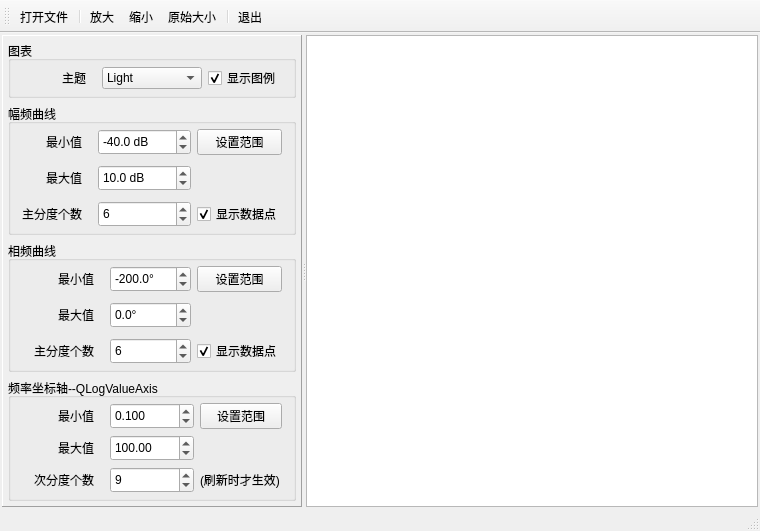
<?xml version="1.0" encoding="UTF-8"?>
<ui version="4.0">
 <class>MainWindow</class>
 <widget class="QMainWindow" name="MainWindow">
  <property name="geometry">
   <rect>
    <x>0</x>
    <y>0</y>
    <width>760</width>
    <height>477</height>
   </rect>
  </property>
  <property name="font">
   <font>
    <pointsize>10</pointsize>
   </font>
  </property>
  <property name="windowTitle">
   <string>对数坐标轴与多坐标轴</string>
  </property>
  <property name="styleSheet">
   <string notr="true">QSpinBox, QDoubleSpinBox{
	max-width:100px;
	min-height:20px;
}</string>
  </property>
  <widget class="QWidget" name="centralWidget">
   <layout class="QVBoxLayout" name="verticalLayout_3">
    <property name="leftMargin">
     <number>2</number>
    </property>
    <property name="topMargin">
     <number>2</number>
    </property>
    <property name="rightMargin">
     <number>2</number>
    </property>
    <property name="bottomMargin">
     <number>2</number>
    </property>
    <item>
     <widget class="QSplitter" name="splitter">
      <property name="orientation">
       <enum>Qt::Horizontal</enum>
      </property>
      <widget class="QFrame" name="frameSetup">
       <property name="enabled">
        <bool>true</bool>
       </property>
       <property name="maximumSize">
        <size>
         <width>300</width>
         <height>16777215</height>
        </size>
       </property>
       <property name="frameShape">
        <enum>QFrame::Panel</enum>
       </property>
       <property name="frameShadow">
        <enum>QFrame::Raised</enum>
       </property>
       <layout class="QVBoxLayout" name="verticalLayout_2">
        <property name="leftMargin">
         <number>5</number>
        </property>
        <property name="topMargin">
         <number>5</number>
        </property>
        <property name="rightMargin">
         <number>5</number>
        </property>
        <property name="bottomMargin">
         <number>5</number>
        </property>
        <item>
         <widget class="QGroupBox" name="groupBox">
          <property name="title">
           <string>图表</string>
          </property>
          <layout class="QHBoxLayout" name="horizontalLayout">
           <property name="topMargin">
            <number>5</number>
           </property>
           <property name="bottomMargin">
            <number>5</number>
           </property>
           <item>
            <widget class="QLabel" name="label_2">
             <property name="text">
              <string>主题</string>
             </property>
             <property name="alignment">
              <set>Qt::AlignRight|Qt::AlignTrailing|Qt::AlignVCenter</set>
             </property>
             <property name="margin">
              <number>0</number>
             </property>
             <property name="indent">
              <number>10</number>
             </property>
            </widget>
           </item>
           <item>
            <widget class="QComboBox" name="comboTheme">
             <property name="maximumSize">
              <size>
               <width>100</width>
               <height>16777215</height>
              </size>
             </property>
             <property name="toolTip">
              <string>设置图表主题</string>
             </property>
             <item>
              <property name="text">
               <string>Light</string>
              </property>
             </item>
             <item>
              <property name="text">
               <string>BlueCerulean</string>
              </property>
             </item>
             <item>
              <property name="text">
               <string>Dark</string>
              </property>
             </item>
             <item>
              <property name="text">
               <string>BrownSand</string>
              </property>
             </item>
             <item>
              <property name="text">
               <string>BlueNcs</string>
              </property>
             </item>
             <item>
              <property name="text">
               <string>HighContrast</string>
              </property>
             </item>
             <item>
              <property name="text">
               <string>BlueIcy</string>
              </property>
             </item>
             <item>
              <property name="text">
               <string>Qt</string>
              </property>
             </item>
            </widget>
           </item>
           <item>
            <widget class="QCheckBox" name="chkBox_Legend">
             <property name="text">
              <string>显示图例</string>
             </property>
             <property name="checked">
              <bool>true</bool>
             </property>
            </widget>
           </item>
          </layout>
         </widget>
        </item>
        <item>
         <widget class="QGroupBox" name="groupBox_3">
          <property name="title">
           <string>幅频曲线</string>
          </property>
          <layout class="QGridLayout" name="gridLayout_3">
           <property name="topMargin">
            <number>5</number>
           </property>
           <property name="bottomMargin">
            <number>5</number>
           </property>
           <property name="verticalSpacing">
            <number>10</number>
           </property>
           <item row="0" column="0">
            <widget class="QLabel" name="label_5">
             <property name="text">
              <string>最小值</string>
             </property>
             <property name="alignment">
              <set>Qt::AlignRight|Qt::AlignTrailing|Qt::AlignVCenter</set>
             </property>
             <property name="indent">
              <number>10</number>
             </property>
            </widget>
           </item>
           <item row="0" column="1">
            <widget class="QDoubleSpinBox" name="spinMag_Min">
             <property name="maximumSize">
              <size>
               <width>102</width>
               <height>16777215</height>
              </size>
             </property>
             <property name="suffix">
              <string> dB</string>
             </property>
             <property name="decimals">
              <number>1</number>
             </property>
             <property name="minimum">
              <double>-90000.000000000000000</double>
             </property>
             <property name="maximum">
              <double>90000.000000000000000</double>
             </property>
             <property name="singleStep">
              <double>10.000000000000000</double>
             </property>
             <property name="value">
              <double>-40.000000000000000</double>
             </property>
            </widget>
           </item>
           <item row="0" column="2">
            <widget class="QPushButton" name="btnMag_SetRange">
             <property name="text">
              <string>设置范围</string>
             </property>
            </widget>
           </item>
           <item row="1" column="0">
            <widget class="QLabel" name="label_6">
             <property name="text">
              <string>最大值</string>
             </property>
             <property name="alignment">
              <set>Qt::AlignRight|Qt::AlignTrailing|Qt::AlignVCenter</set>
             </property>
             <property name="indent">
              <number>10</number>
             </property>
            </widget>
           </item>
           <item row="1" column="1">
            <widget class="QDoubleSpinBox" name="spinMag_Max">
             <property name="suffix">
              <string> dB</string>
             </property>
             <property name="decimals">
              <number>1</number>
             </property>
             <property name="minimum">
              <double>-90000.000000000000000</double>
             </property>
             <property name="maximum">
              <double>90000.000000000000000</double>
             </property>
             <property name="singleStep">
              <double>10.000000000000000</double>
             </property>
             <property name="value">
              <double>10.000000000000000</double>
             </property>
            </widget>
           </item>
           <item row="2" column="0">
            <widget class="QLabel" name="label_3">
             <property name="text">
              <string>主分度个数</string>
             </property>
             <property name="alignment">
              <set>Qt::AlignRight|Qt::AlignTrailing|Qt::AlignVCenter</set>
             </property>
             <property name="indent">
              <number>10</number>
             </property>
            </widget>
           </item>
           <item row="2" column="1">
            <widget class="QSpinBox" name="spinMag_Ticks">
             <property name="minimum">
              <number>3</number>
             </property>
             <property name="maximum">
              <number>1000</number>
             </property>
             <property name="value">
              <number>6</number>
             </property>
             <property name="displayIntegerBase">
              <number>10</number>
             </property>
            </widget>
           </item>
           <item row="2" column="2">
            <widget class="QCheckBox" name="chkBoxMag_Point">
             <property name="text">
              <string>显示数据点</string>
             </property>
             <property name="checked">
              <bool>true</bool>
             </property>
            </widget>
           </item>
          </layout>
         </widget>
        </item>
        <item>
         <widget class="QGroupBox" name="groupBox_5">
          <property name="title">
           <string>相频曲线</string>
          </property>
          <layout class="QGridLayout" name="gridLayout_4">
           <property name="topMargin">
            <number>5</number>
           </property>
           <property name="bottomMargin">
            <number>5</number>
           </property>
           <property name="verticalSpacing">
            <number>10</number>
           </property>
           <item row="0" column="0">
            <widget class="QLabel" name="label_9">
             <property name="text">
              <string>最小值</string>
             </property>
             <property name="alignment">
              <set>Qt::AlignRight|Qt::AlignTrailing|Qt::AlignVCenter</set>
             </property>
             <property name="indent">
              <number>10</number>
             </property>
            </widget>
           </item>
           <item row="0" column="1">
            <widget class="QDoubleSpinBox" name="spinPh_Min">
             <property name="suffix">
              <string>°</string>
             </property>
             <property name="decimals">
              <number>1</number>
             </property>
             <property name="minimum">
              <double>-50000.000000000000000</double>
             </property>
             <property name="maximum">
              <double>50000.000000000000000</double>
             </property>
             <property name="singleStep">
              <double>10.000000000000000</double>
             </property>
             <property name="value">
              <double>-200.000000000000000</double>
             </property>
            </widget>
           </item>
           <item row="0" column="2">
            <widget class="QPushButton" name="btnPh_SetRange">
             <property name="text">
              <string>设置范围</string>
             </property>
            </widget>
           </item>
           <item row="1" column="0">
            <widget class="QLabel" name="label_10">
             <property name="text">
              <string>最大值</string>
             </property>
             <property name="alignment">
              <set>Qt::AlignRight|Qt::AlignTrailing|Qt::AlignVCenter</set>
             </property>
             <property name="indent">
              <number>10</number>
             </property>
            </widget>
           </item>
           <item row="1" column="1">
            <widget class="QDoubleSpinBox" name="spinPh_Max">
             <property name="suffix">
              <string>°</string>
             </property>
             <property name="decimals">
              <number>1</number>
             </property>
             <property name="minimum">
              <double>-50000.000000000000000</double>
             </property>
             <property name="maximum">
              <double>50000.000000000000000</double>
             </property>
             <property name="singleStep">
              <double>10.000000000000000</double>
             </property>
             <property name="value">
              <double>0.000000000000000</double>
             </property>
            </widget>
           </item>
           <item row="2" column="0">
            <widget class="QLabel" name="label_11">
             <property name="text">
              <string>主分度个数</string>
             </property>
             <property name="alignment">
              <set>Qt::AlignRight|Qt::AlignTrailing|Qt::AlignVCenter</set>
             </property>
             <property name="indent">
              <number>10</number>
             </property>
            </widget>
           </item>
           <item row="2" column="1">
            <widget class="QSpinBox" name="spinPh_Ticks">
             <property name="minimum">
              <number>3</number>
             </property>
             <property name="maximum">
              <number>1000</number>
             </property>
             <property name="value">
              <number>6</number>
             </property>
             <property name="displayIntegerBase">
              <number>10</number>
             </property>
            </widget>
           </item>
           <item row="2" column="2">
            <widget class="QCheckBox" name="chkBoxPh_Point">
             <property name="text">
              <string>显示数据点</string>
             </property>
             <property name="checked">
              <bool>true</bool>
             </property>
            </widget>
           </item>
          </layout>
         </widget>
        </item>
        <item>
         <widget class="QGroupBox" name="groupBox_4">
          <property name="title">
           <string>频率坐标轴--QLogValueAxis</string>
          </property>
          <layout class="QGridLayout" name="gridLayout">
           <property name="topMargin">
            <number>5</number>
           </property>
           <property name="bottomMargin">
            <number>5</number>
           </property>
           <item row="1" column="1">
            <widget class="QDoubleSpinBox" name="spinX_Max">
             <property name="minimum">
              <double>0.000000000000000</double>
             </property>
             <property name="maximum">
              <double>9000000.000000000000000</double>
             </property>
             <property name="singleStep">
              <double>10.000000000000000</double>
             </property>
             <property name="value">
              <double>100.000000000000000</double>
             </property>
            </widget>
           </item>
           <item row="2" column="0">
            <widget class="QLabel" name="label">
             <property name="text">
              <string>次分度个数</string>
             </property>
             <property name="alignment">
              <set>Qt::AlignRight|Qt::AlignTrailing|Qt::AlignVCenter</set>
             </property>
             <property name="indent">
              <number>10</number>
             </property>
            </widget>
           </item>
           <item row="2" column="1">
            <widget class="QSpinBox" name="spinX_MinorTicks">
             <property name="minimum">
              <number>1</number>
             </property>
             <property name="maximum">
              <number>100</number>
             </property>
             <property name="value">
              <number>9</number>
             </property>
            </widget>
           </item>
           <item row="1" column="0">
            <widget class="QLabel" name="label_8">
             <property name="text">
              <string>最大值</string>
             </property>
             <property name="alignment">
              <set>Qt::AlignRight|Qt::AlignTrailing|Qt::AlignVCenter</set>
             </property>
             <property name="indent">
              <number>10</number>
             </property>
            </widget>
           </item>
           <item row="0" column="1">
            <widget class="QDoubleSpinBox" name="spinX_Min">
             <property name="decimals">
              <number>3</number>
             </property>
             <property name="minimum">
              <double>0.001000000000000</double>
             </property>
             <property name="maximum">
              <double>50000.000000000000000</double>
             </property>
             <property name="singleStep">
              <double>0.100000000000000</double>
             </property>
             <property name="value">
              <double>0.100000000000000</double>
             </property>
            </widget>
           </item>
           <item row="0" column="0">
            <widget class="QLabel" name="label_7">
             <property name="text">
              <string>最小值</string>
             </property>
             <property name="alignment">
              <set>Qt::AlignRight|Qt::AlignTrailing|Qt::AlignVCenter</set>
             </property>
             <property name="indent">
              <number>10</number>
             </property>
            </widget>
           </item>
           <item row="0" column="2">
            <widget class="QPushButton" name="btnX_SetRange">
             <property name="text">
              <string>设置范围</string>
             </property>
            </widget>
           </item>
           <item row="2" column="2">
            <widget class="QLabel" name="label_4">
             <property name="text">
              <string>(刷新时才生效)</string>
             </property>
            </widget>
           </item>
          </layout>
         </widget>
        </item>
        <item>
         <spacer name="verticalSpacer">
          <property name="orientation">
           <enum>Qt::Vertical</enum>
          </property>
          <property name="sizeHint" stdset="0">
           <size>
            <width>20</width>
            <height>40</height>
           </size>
          </property>
         </spacer>
        </item>
       </layout>
      </widget>
      <widget class="QFrame" name="frameChart">
       <property name="frameShape">
        <enum>QFrame::NoFrame</enum>
       </property>
       <property name="frameShadow">
        <enum>QFrame::Raised</enum>
       </property>
       <layout class="QVBoxLayout" name="verticalLayout">
        <property name="leftMargin">
         <number>0</number>
        </property>
        <property name="topMargin">
         <number>0</number>
        </property>
        <property name="rightMargin">
         <number>0</number>
        </property>
        <property name="bottomMargin">
         <number>0</number>
        </property>
        <item>
         <widget class="QmyChartView" name="chartView"/>
        </item>
       </layout>
      </widget>
     </widget>
    </item>
   </layout>
  </widget>
  <widget class="QToolBar" name="mainToolBar">
   <property name="toolButtonStyle">
    <enum>Qt::ToolButtonTextBesideIcon</enum>
   </property>
   <attribute name="toolBarArea">
    <enum>TopToolBarArea</enum>
   </attribute>
   <attribute name="toolBarBreak">
    <bool>false</bool>
   </attribute>
   <addaction name="actOpen"/>
   <addaction name="separator"/>
   <addaction name="actZoomIn"/>
   <addaction name="actZoomOut"/>
   <addaction name="actZoomReset"/>
   <addaction name="separator"/>
   <addaction name="actQuit"/>
  </widget>
  <widget class="QStatusBar" name="statusBar"/>
  <action name="actZoomReset">
   <property name="icon">
    <iconset resource="res.qrc">
     <normaloff>:/icons/images/414.bmp</normaloff>:/icons/images/414.bmp</iconset>
   </property>
   <property name="text">
    <string>原始大小</string>
   </property>
   <property name="toolTip">
    <string>原始大小</string>
   </property>
  </action>
  <action name="actQuit">
   <property name="icon">
    <iconset resource="res.qrc">
     <normaloff>:/icons/images/132.bmp</normaloff>:/icons/images/132.bmp</iconset>
   </property>
   <property name="text">
    <string>退出</string>
   </property>
   <property name="toolTip">
    <string>退出</string>
   </property>
  </action>
  <action name="actZoomIn">
   <property name="icon">
    <iconset resource="res.qrc">
     <normaloff>:/icons/images/418.bmp</normaloff>:/icons/images/418.bmp</iconset>
   </property>
   <property name="text">
    <string>放大</string>
   </property>
   <property name="toolTip">
    <string>放大</string>
   </property>
  </action>
  <action name="actZoomOut">
   <property name="icon">
    <iconset resource="res.qrc">
     <normaloff>:/icons/images/416.bmp</normaloff>:/icons/images/416.bmp</iconset>
   </property>
   <property name="text">
    <string>缩小</string>
   </property>
   <property name="toolTip">
    <string>缩小</string>
   </property>
  </action>
  <action name="actOpen">
   <property name="icon">
    <iconset resource="res.qrc">
     <normaloff>:/icons/images/001.GIF</normaloff>:/icons/images/001.GIF</iconset>
   </property>
   <property name="text">
    <string>打开文件</string>
   </property>
   <property name="toolTip">
    <string>打开数据文件</string>
   </property>
  </action>
 </widget>
 <layoutdefault spacing="6" margin="11"/>
 <customwidgets>
  <customwidget>
   <class>QmyChartView</class>
   <extends>QGraphicsView</extends>
   <header>myChartView</header>
  </customwidget>
 </customwidgets>
 <resources>
  <include location="res.qrc"/>
 </resources>
 <connections>
  <connection>
   <sender>actQuit</sender>
   <signal>triggered()</signal>
   <receiver>MainWindow</receiver>
   <slot>close()</slot>
   <hints>
    <hint type="sourcelabel">
     <x>-1</x>
     <y>-1</y>
    </hint>
    <hint type="destinationlabel">
     <x>339</x>
     <y>206</y>
    </hint>
   </hints>
  </connection>
 </connections>
</ui>
